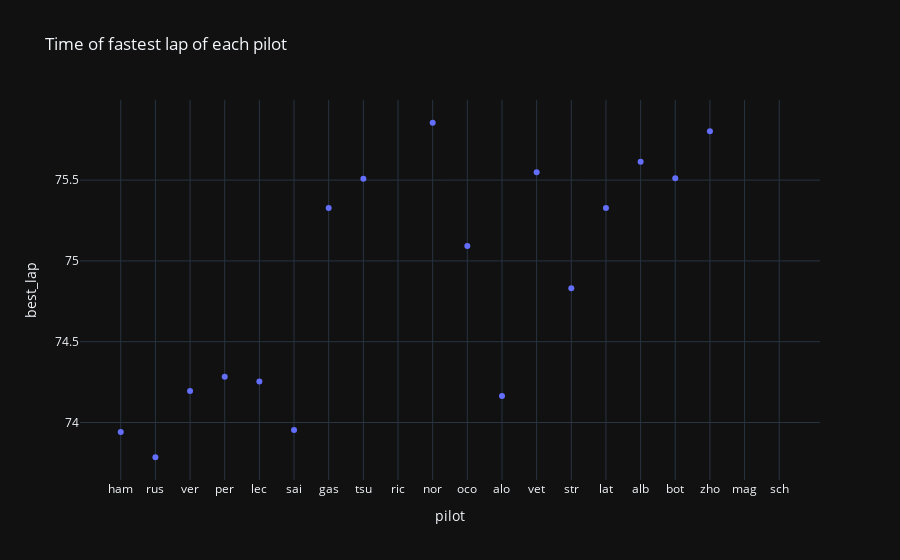

Notebook cell for this chart:
### Markdown cell above
## Pilot Comparison part
Here we will just compare the data of each pilot visually

### Code cell
px.scatter(df, x="pilot", y="best_lap", title="Time of fastest lap of each pilot (s)", template="plotly_dark")

### Figure 1 — Plotly figure (JSON) as saved in the notebook; plotly's stock layout.template omitted (floating-point values rounded to 4 significant figures)
{"data": [{"hovertemplate": "pilot=%{x}<br>best_lap=%{y}<extra></extra>", "legendgroup": "", "marker": {"color": "#636efa", "symbol": "circle"}, "mode": "markers", "name": "", "orientation": "v", "showlegend": false, "type": "scatter", "x": ["ham", "rus", "ver", "per", "lec", "sai", "gas", "tsu", "ric", "nor", "oco", "alo", "vet", "str", "lat", "alb", "bot", "zho", "mag", "sch"], "xaxis": "x", "y": [73.94, 73.78, 74.19, 74.28, 74.25, 73.95, 75.33, 75.51, null, 75.86, 75.09, 74.16, 75.55, 74.83, 75.33, 75.61, 75.51, 75.8, null, null], "yaxis": "y"}], "layout": {"legend": {"tracegroupgap": 0}, "title": {"text": "Time of fastest lap of each pilot"}, "xaxis": {"anchor": "y", "domain": [0, 1], "title": {"text": "pilot"}}, "yaxis": {"anchor": "x", "domain": [0, 1], "title": {"text": "best_lap"}}}}
